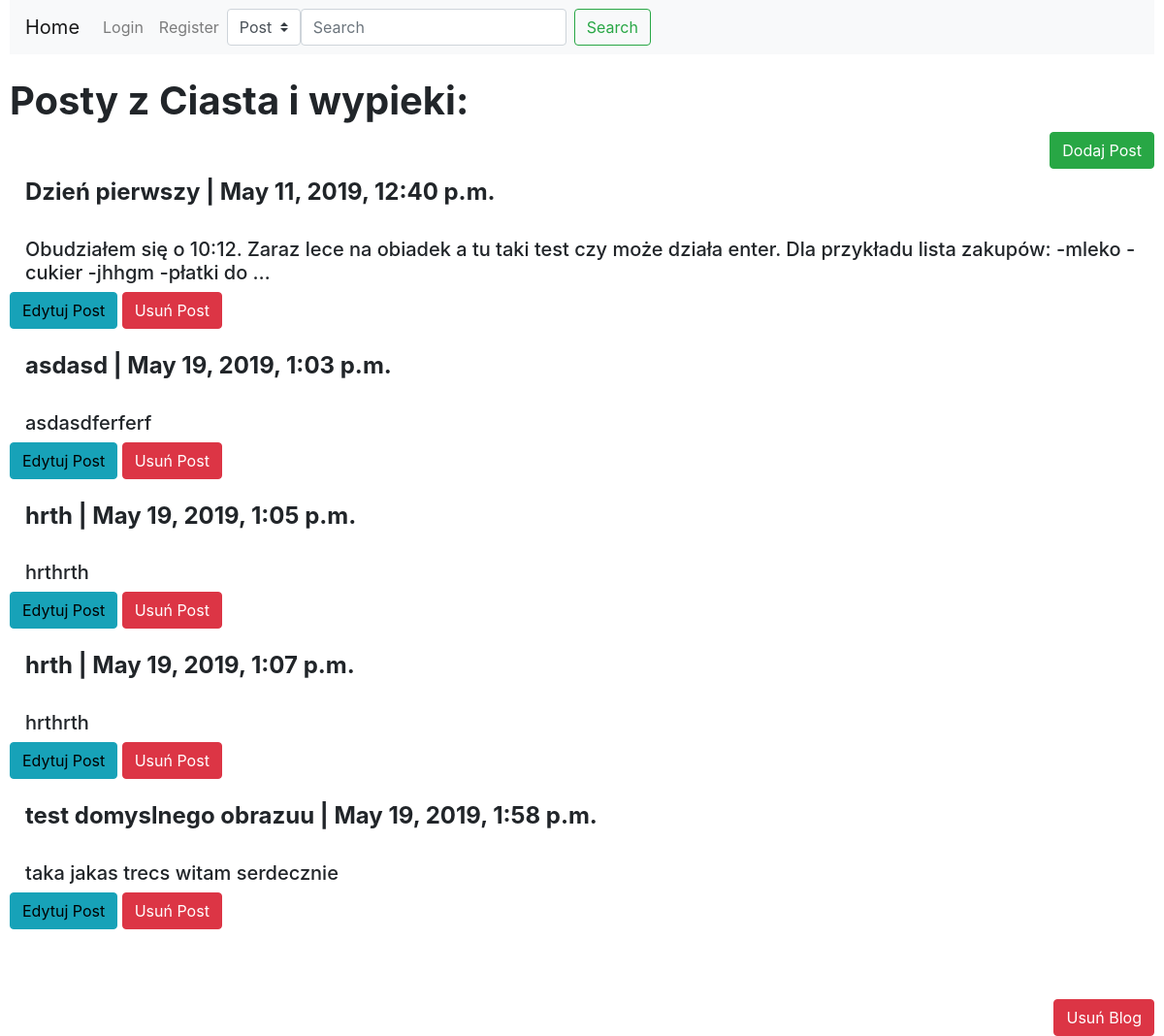
The app's page /profile/13/details/, older data.
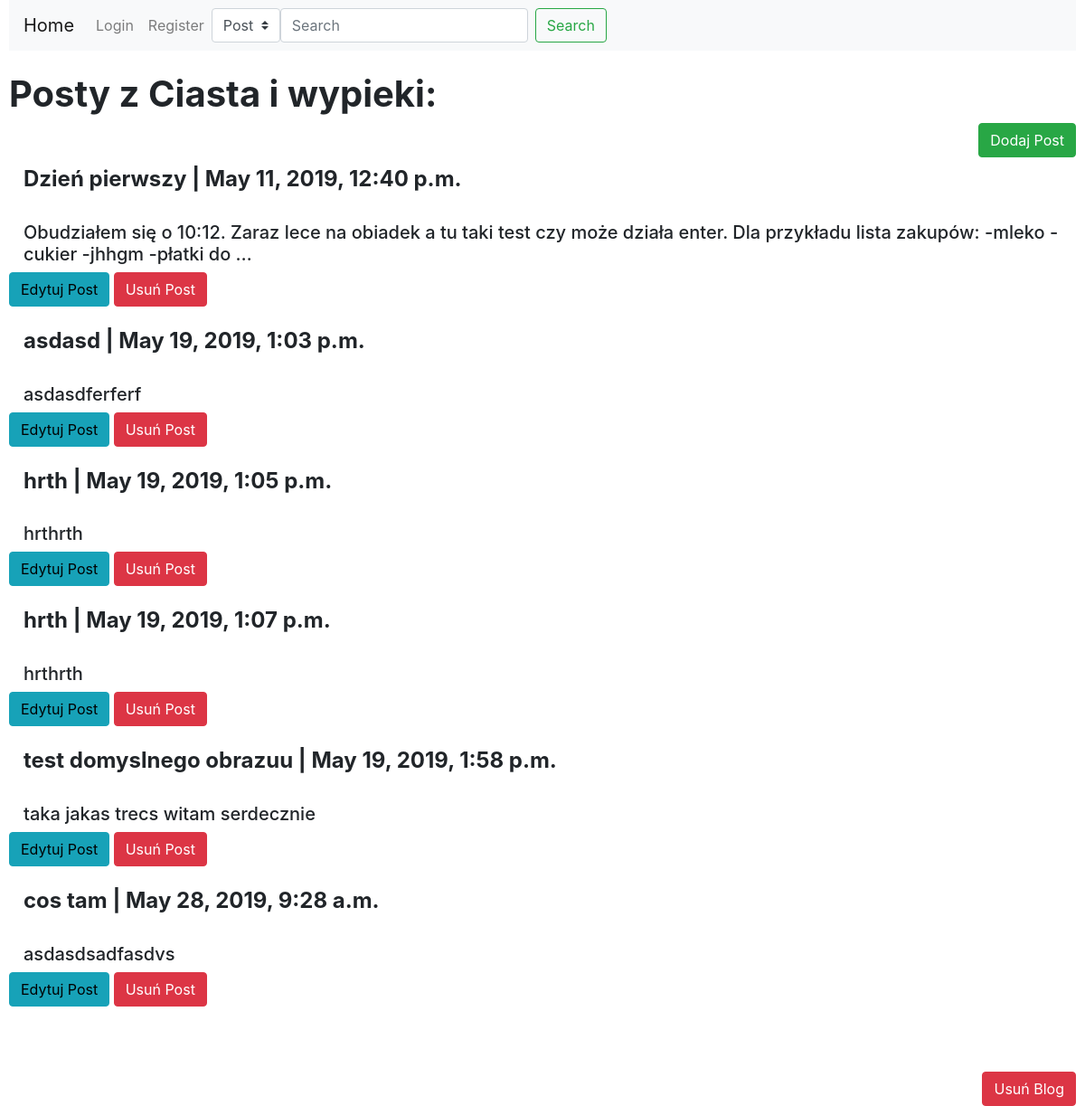
The same page, newer data.
### Blog/models.py (models this page shows)
class Post(models.Model):
    IDPost=models.AutoField(primary_key=True)
    Tytul=models.CharField(max_length=128)
    Tresc=models.TextField()
    Data=models.DateTimeField(default=timezone.now)
    IDBlog=models.ForeignKey(Blog,on_delete=models.CASCADE)
    Haslo=models.CharField(max_length=8,blank=True)
    Obraz=models.ImageField(upload_to=path_and_renamePost,default='Obrazki/default_pic.jpg',blank=True)

### Blog/views.py (the view)
# urls.py: path('profile/<int:blog_id>/details/', views.details, name='details'),
def details(request, blog_id):
    b = models.Blog.objects.get(IDBlog = blog_id)
    posts = models.Post.objects.filter(IDBlog = blog_id)
    return render(request,'Blog/blog.html', {'blog': b, 'posts': posts})

### Blog/templates/Blog/blog.html (shortened to what this page needs)
{%extends 'Blog/base.html'%}
{%block content%}
<h1><strong>Posty z {{blog.Nazwa}}:</strong></h1>
<button type="button" class="btn btn-success" data-toggle="modal" data-target="#DodajPostModal" style="float:right">Dodaj Post</button>
<br><br>
{%if posts%}
{%for post in posts%}
<div class="media">
        <div class="media-body">
          <h4 class="mt-0"><strong>{{post.Tytul}}  |   {{post.Data}}</strong></h4>
          <br>
         <h5>{{post.Tresc|truncatewords:25}}</h5>
        </div>
      </div>
      <button type="button" class="btn btn-info"><a href="/post/{{post.IDPost}}/edit" style="text-decoration: none">Edytuj Post</a></button>
<button type="button" class="btn btn-danger" data-toggle="modal" data-target="#UsunPost{{post.IDPost}}">
    Usuń Post
  </button>
  <br><br>
        </div>
{%endfor%}
{%else%}
<h2>Ten blog nie ma żadnych postów</h2>
{%endif%}
<br><br>
<button type="button" class="btn btn-danger" style="float: right" data-toggle="modal" data-target="#blogDeleteModal">
    Usuń Blog
  </button>
{%endblock%}

Row changes from the older to the newer data that the page shows:
added Post: Tytul "cos tam", Data "May 28, 2019, 9:28 a.m.", Tresc "asdasdsadfasdvs"
